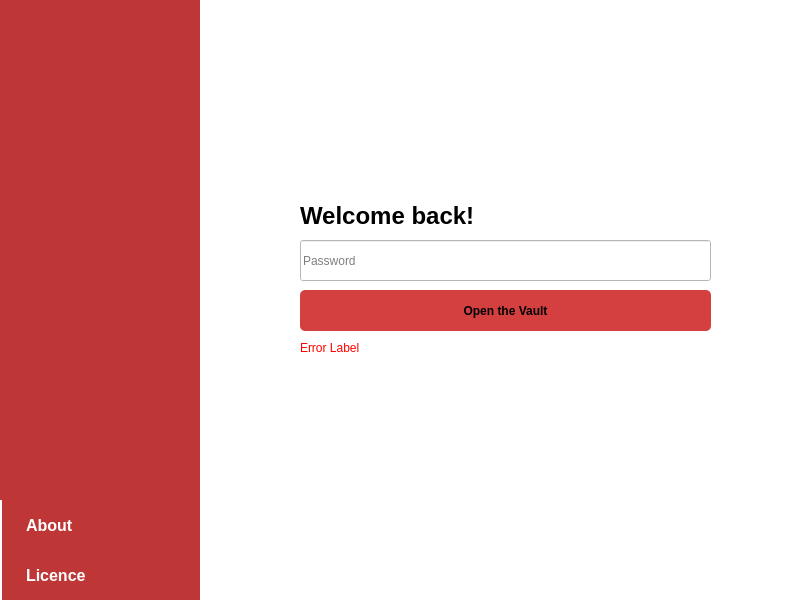
<?xml version="1.0" encoding="UTF-8"?>
<ui version="4.0">
 <class>Login</class>
 <widget class="QWidget" name="Login">
  <property name="geometry">
   <rect>
    <x>0</x>
    <y>0</y>
    <width>800</width>
    <height>600</height>
   </rect>
  </property>
  <property name="windowTitle">
   <string>Form</string>
  </property>
  <property name="styleSheet">
   <string notr="true">#contentWidget {
	background: white;
}
#welcomeLbl {
	font-size: 24px;
	font-weight: bold;
	color: black;
}
#password {
	background: white;
}
#loginBtn
{
	background: #d43f3f;
	border: none;
	border-radius: 5px;
	font-weight: bold;
}
#loginBtn:hover
{
	background: #f04848;
}
#errorLabel {
	color: red;
}

</string>
  </property>
  <widget class="QWidget" name="contentWidget" native="true">
   <property name="geometry">
    <rect>
     <x>0</x>
     <y>0</y>
     <width>801</width>
     <height>601</height>
    </rect>
   </property>
   <widget class="QLineEdit" name="password">
    <property name="geometry">
     <rect>
      <x>300</x>
      <y>240</y>
      <width>411</width>
      <height>41</height>
     </rect>
    </property>
    <property name="focusPolicy">
     <enum>Qt::FocusPolicy::StrongFocus</enum>
    </property>
    <property name="styleSheet">
     <string notr="true">color: black;</string>
    </property>
    <property name="text">
     <string/>
    </property>
    <property name="maxLength">
     <number>64</number>
    </property>
    <property name="echoMode">
     <enum>QLineEdit::EchoMode::Password</enum>
    </property>
    <property name="placeholderText">
     <string>Password</string>
    </property>
   </widget>
   <widget class="QPushButton" name="loginBtn">
    <property name="geometry">
     <rect>
      <x>300</x>
      <y>290</y>
      <width>411</width>
      <height>41</height>
     </rect>
    </property>
    <property name="palette">
     <palette>
      <active>
       <colorrole role="Button">
        <brush brushstyle="SolidPattern">
         <color alpha="255">
          <red>212</red>
          <green>63</green>
          <blue>63</blue>
         </color>
        </brush>
       </colorrole>
       <colorrole role="Base">
        <brush brushstyle="SolidPattern">
         <color alpha="255">
          <red>212</red>
          <green>63</green>
          <blue>63</blue>
         </color>
        </brush>
       </colorrole>
       <colorrole role="Window">
        <brush brushstyle="SolidPattern">
         <color alpha="255">
          <red>212</red>
          <green>63</green>
          <blue>63</blue>
         </color>
        </brush>
       </colorrole>
      </active>
      <inactive>
       <colorrole role="Button">
        <brush brushstyle="SolidPattern">
         <color alpha="255">
          <red>212</red>
          <green>63</green>
          <blue>63</blue>
         </color>
        </brush>
       </colorrole>
       <colorrole role="Base">
        <brush brushstyle="SolidPattern">
         <color alpha="255">
          <red>212</red>
          <green>63</green>
          <blue>63</blue>
         </color>
        </brush>
       </colorrole>
       <colorrole role="Window">
        <brush brushstyle="SolidPattern">
         <color alpha="255">
          <red>212</red>
          <green>63</green>
          <blue>63</blue>
         </color>
        </brush>
       </colorrole>
      </inactive>
      <disabled>
       <colorrole role="Button">
        <brush brushstyle="SolidPattern">
         <color alpha="255">
          <red>212</red>
          <green>63</green>
          <blue>63</blue>
         </color>
        </brush>
       </colorrole>
       <colorrole role="Base">
        <brush brushstyle="SolidPattern">
         <color alpha="255">
          <red>212</red>
          <green>63</green>
          <blue>63</blue>
         </color>
        </brush>
       </colorrole>
       <colorrole role="Window">
        <brush brushstyle="SolidPattern">
         <color alpha="255">
          <red>212</red>
          <green>63</green>
          <blue>63</blue>
         </color>
        </brush>
       </colorrole>
      </disabled>
     </palette>
    </property>
    <property name="focusPolicy">
     <enum>Qt::FocusPolicy::NoFocus</enum>
    </property>
    <property name="autoFillBackground">
     <bool>false</bool>
    </property>
    <property name="styleSheet">
     <string notr="true"/>
    </property>
    <property name="text">
     <string>Open the Vault</string>
    </property>
   </widget>
   <widget class="QLabel" name="welcomeLbl">
    <property name="geometry">
     <rect>
      <x>300</x>
      <y>200</y>
      <width>411</width>
      <height>31</height>
     </rect>
    </property>
    <property name="text">
     <string>Welcome back!</string>
    </property>
   </widget>
   <widget class="QWidget" name="menuWidget" native="true">
    <property name="geometry">
     <rect>
      <x>0</x>
      <y>0</y>
      <width>200</width>
      <height>600</height>
     </rect>
    </property>
    <property name="sizePolicy">
     <sizepolicy hsizetype="Preferred" vsizetype="Maximum">
      <horstretch>0</horstretch>
      <verstretch>0</verstretch>
     </sizepolicy>
    </property>
    <property name="minimumSize">
     <size>
      <width>200</width>
      <height>500</height>
     </size>
    </property>
    <property name="baseSize">
     <size>
      <width>200</width>
      <height>532</height>
     </size>
    </property>
    <property name="palette">
     <palette>
      <active>
       <colorrole role="Button">
        <brush brushstyle="SolidPattern">
         <color alpha="255">
          <red>191</red>
          <green>54</green>
          <blue>54</blue>
         </color>
        </brush>
       </colorrole>
       <colorrole role="Base">
        <brush brushstyle="SolidPattern">
         <color alpha="255">
          <red>191</red>
          <green>54</green>
          <blue>54</blue>
         </color>
        </brush>
       </colorrole>
       <colorrole role="Window">
        <brush brushstyle="SolidPattern">
         <color alpha="255">
          <red>191</red>
          <green>54</green>
          <blue>54</blue>
         </color>
        </brush>
       </colorrole>
      </active>
      <inactive>
       <colorrole role="Button">
        <brush brushstyle="SolidPattern">
         <color alpha="255">
          <red>191</red>
          <green>54</green>
          <blue>54</blue>
         </color>
        </brush>
       </colorrole>
       <colorrole role="Base">
        <brush brushstyle="SolidPattern">
         <color alpha="255">
          <red>191</red>
          <green>54</green>
          <blue>54</blue>
         </color>
        </brush>
       </colorrole>
       <colorrole role="Window">
        <brush brushstyle="SolidPattern">
         <color alpha="255">
          <red>191</red>
          <green>54</green>
          <blue>54</blue>
         </color>
        </brush>
       </colorrole>
      </inactive>
      <disabled>
       <colorrole role="Button">
        <brush brushstyle="SolidPattern">
         <color alpha="255">
          <red>191</red>
          <green>54</green>
          <blue>54</blue>
         </color>
        </brush>
       </colorrole>
       <colorrole role="Base">
        <brush brushstyle="SolidPattern">
         <color alpha="255">
          <red>191</red>
          <green>54</green>
          <blue>54</blue>
         </color>
        </brush>
       </colorrole>
       <colorrole role="Window">
        <brush brushstyle="SolidPattern">
         <color alpha="255">
          <red>191</red>
          <green>54</green>
          <blue>54</blue>
         </color>
        </brush>
       </colorrole>
      </disabled>
     </palette>
    </property>
    <property name="styleSheet">
     <string notr="true">QPushButton {
	font-size: 16px;
	font-weight: bold;
	background-color: #bf3636;
	color: white;
	padding: 8px;
	padding-left: 24px;
	border: none;
	border-left: 2px solid white;
	text-align:left;
}
QPushButton:hover {
	background-color: #d43f3f;
}
QWidget{
	background-color: #bf3636;
}</string>
    </property>
    <widget class="QPushButton" name="aboutBtn">
     <property name="geometry">
      <rect>
       <x>0</x>
       <y>500</y>
       <width>200</width>
       <height>50</height>
      </rect>
     </property>
     <property name="focusPolicy">
      <enum>Qt::FocusPolicy::NoFocus</enum>
     </property>
     <property name="styleSheet">
      <string notr="true"/>
     </property>
     <property name="text">
      <string>About</string>
     </property>
    </widget>
    <widget class="QPushButton" name="licenseBtn">
     <property name="geometry">
      <rect>
       <x>0</x>
       <y>550</y>
       <width>200</width>
       <height>50</height>
      </rect>
     </property>
     <property name="focusPolicy">
      <enum>Qt::FocusPolicy::NoFocus</enum>
     </property>
     <property name="text">
      <string>Licence</string>
     </property>
    </widget>
    <widget class="QLabel" name="logo">
     <property name="geometry">
      <rect>
       <x>40</x>
       <y>20</y>
       <width>120</width>
       <height>120</height>
      </rect>
     </property>
     <property name="styleSheet">
      <string notr="true"/>
     </property>
     <property name="text">
      <string/>
     </property>
     <property name="pixmap">
      <pixmap resource="resources.qrc">:/res/pasman.png</pixmap>
     </property>
     <property name="scaledContents">
      <bool>true</bool>
     </property>
    </widget>
   </widget>
   <widget class="QLabel" name="errorLabel">
    <property name="enabled">
     <bool>true</bool>
    </property>
    <property name="geometry">
     <rect>
      <x>300</x>
      <y>340</y>
      <width>411</width>
      <height>16</height>
     </rect>
    </property>
    <property name="text">
     <string>Error Label</string>
    </property>
   </widget>
  </widget>
 </widget>
 <resources>
  <include location="resources.qrc"/>
 </resources>
 <connections/>
</ui>
